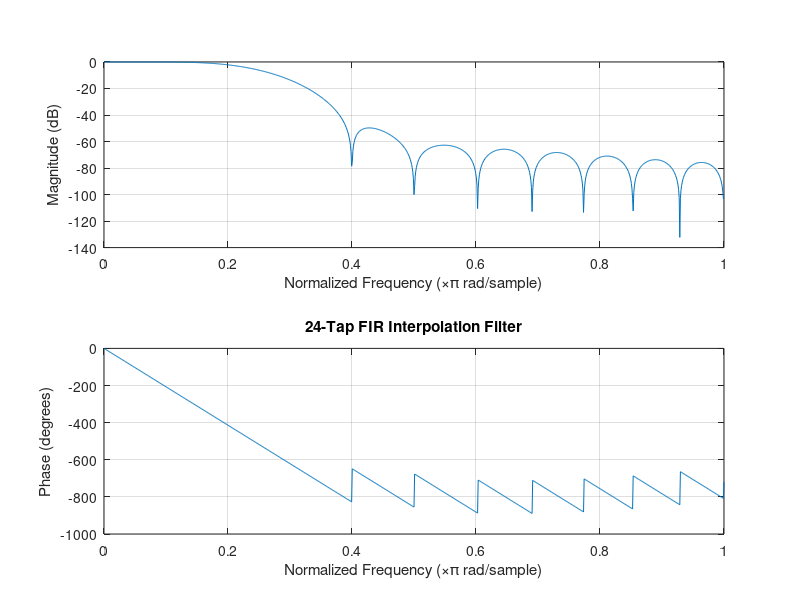
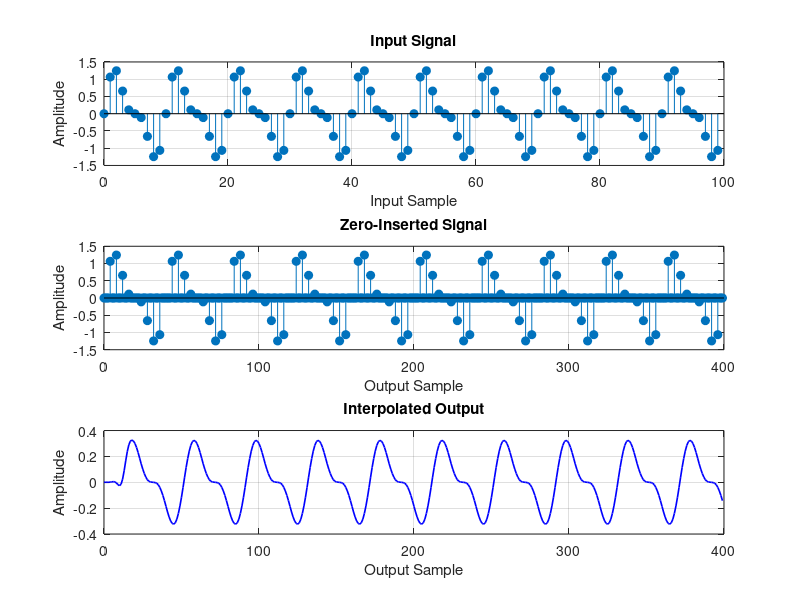
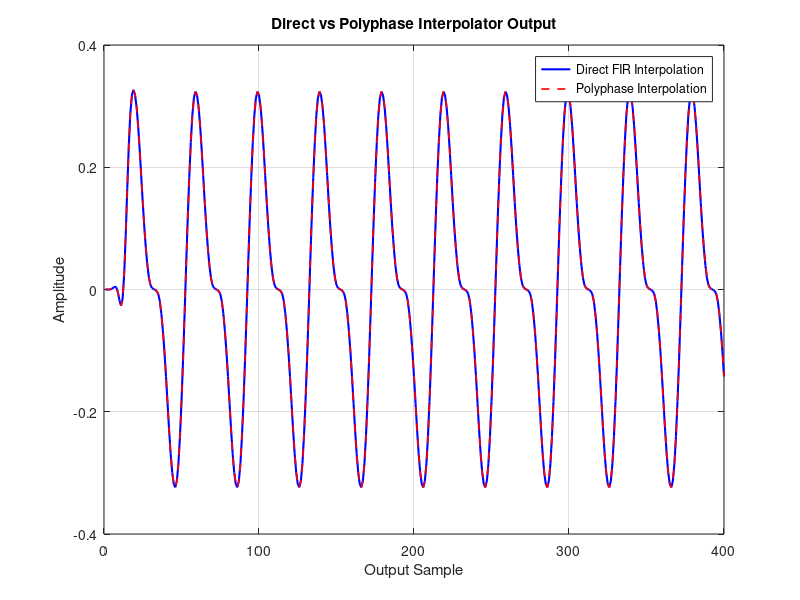
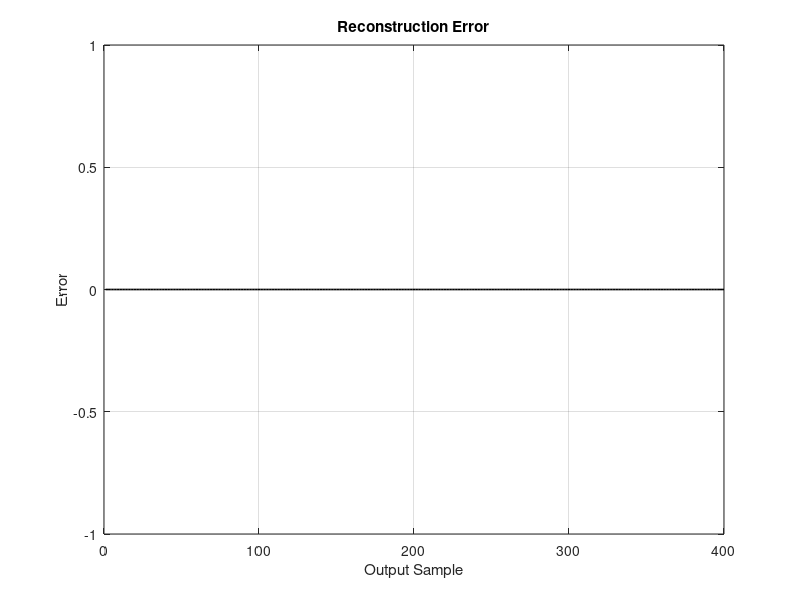

Reproduce these figures in MATLAB, in order.
%% POLYPHASE INTERPOLATOR DESIGN AND SIMULATION
% FIR Length = 24 taps
% Interpolation Factor = 4

clc;
clear;
close all;

%% 1. GIVEN PARAMETERS
N = 24;                 % FIR filter length
L = 4;                  % Interpolation factor
Fs = 1000;              % Input sampling frequency (Hz)
Fout = L*Fs;            % Output sampling frequency

%% 2. DESIGN 24-TAP INTERPOLATION FILTER
% Low-pass FIR filter
% Normalized cutoff frequency = 1/L = 0.25

h = fir1(N-1, 1/L, hamming(N));

fprintf('============================================\n');
fprintf('POLYPHASE INTERPOLATOR\n');
fprintf('============================================\n');
fprintf('FIR Length       = %d taps\n', N);
fprintf('Interpolation L  = %d\n', L);
fprintf('Input Fs         = %d Hz\n', Fs);
fprintf('Output Fs        = %d Hz\n\n', Fout);

fprintf('24 FIR Filter Coefficients:\n');
disp(h);

%% 3. POLYPHASE DECOMPOSITION
% Four phases, each containing 6 coefficients

E = zeros(L, N/L);

for k = 1:L
    E(k,:) = h(k:L:end);
end

fprintf('Polyphase Components:\n');
for k = 1:L
    fprintf('E%d = ', k-1);
    fprintf('%+.6f ', E(k,:));
    fprintf('\n');
end

fprintf('\nEach phase contains %d taps.\n\n', N/L);

%% 4. GENERATE TEST INPUT SIGNAL
n = 0:99;

% Input signal containing two frequencies
f1 = 100;       % Hz
f2 = 200;       % Hz

x = sin(2*pi*f1*n/Fs) + ...
    0.5*sin(2*pi*f2*n/Fs);

%% 5. CONVENTIONAL INTERPOLATION
% Insert L-1 = 3 zeros between input samples

x_up = zeros(1, L*length(x));
x_up(1:L:end) = x;

% Filter the zero-inserted signal
y_direct = filter(h, 1, x_up);

%% 6. POLYPHASE INTERPOLATION
% Filter input through each polyphase branch

phase_output = zeros(L, length(x));

for k = 1:L
    phase_output(k,:) = filter(E(k,:), 1, x);
end

% Interleave the phase outputs
y_poly = zeros(1, L*length(x));

for k = 1:L
    y_poly(k:L:end) = phase_output(k,:);
end

%% 7. OUTPUT RECONSTRUCTION VERIFICATION
% Compare direct and polyphase outputs

% Because of the phase convention used in the decomposition,
% find the best alignment between the two outputs.

correlation = xcorr(y_direct, y_poly);
[~, index] = max(abs(correlation));

lag = index - length(y_poly);

if lag > 0
    y_poly_aligned = [zeros(1,lag), y_poly];
    y_poly_aligned = y_poly_aligned(1:length(y_direct));
elseif lag < 0
    shift = abs(lag);
    y_poly_aligned = [y_poly(shift+1:end), ...
                      zeros(1,shift)];
    y_poly_aligned = y_poly_aligned(1:length(y_direct));
else
    y_poly_aligned = y_poly;
end

% Calculate error
minLength = min(length(y_direct), length(y_poly_aligned));

error_signal = y_direct(1:minLength) - ...
               y_poly_aligned(1:minLength);

max_error = max(abs(error_signal));
rms_error = sqrt(mean(error_signal.^2));

fprintf('============================================\n');
fprintf('OUTPUT VERIFICATION\n');
fprintf('============================================\n');
fprintf('Maximum absolute error = %.6e\n', max_error);
fprintf('RMS error              = %.6e\n\n', rms_error);

if max_error < 1e-10
    fprintf('RESULT: Polyphase output matches direct output.\n');
else
    fprintf('RESULT: Check phase alignment.\n');
end

%% 8. COMPUTATIONAL LOAD COMPARISON

% Direct implementation:
% 24 multiplications per output sample
% Output rate = 4*Fs
direct_mult_per_sec = N * L * Fs;

% Polyphase implementation:
% 4 phases x 6 multiplications per input sample
polyphase_mult_per_sec = N * Fs;

% Multiplication saving
saving_percent = ...
    (1 - polyphase_mult_per_sec/direct_mult_per_sec)*100;

efficiency_factor = ...
    direct_mult_per_sec/polyphase_mult_per_sec;

fprintf('\n============================================\n');
fprintf('COMPUTATIONAL LOAD COMPARISON\n');
fprintf('============================================\n');

fprintf('Direct implementation:\n');
fprintf('  Multiplications/input sample = %d\n', N*L);
fprintf('  Multiplications/second       = %d\n', ...
        direct_mult_per_sec);

fprintf('\nPolyphase implementation:\n');
fprintf('  Multiplications/input sample = %d\n', N);
fprintf('  Multiplications/second       = %d\n', ...
        polyphase_mult_per_sec);

fprintf('\nComputational saving = %.2f %%\n', saving_percent);
fprintf('Efficiency improvement = %.2f times\n', efficiency_factor);

%% 9. FILTER FREQUENCY RESPONSE

figure;

freqz(h,1,1024);
title('24-Tap FIR Interpolation Filter');

%% 10. INPUT AND OUTPUT SIGNALS

figure;

subplot(3,1,1);
stem(n, x, 'filled');
grid on;
title('Input Signal');
xlabel('Input Sample');
ylabel('Amplitude');

subplot(3,1,2);
stem(0:length(x_up)-1, x_up, 'filled');
grid on;
title('Zero-Inserted Signal');
xlabel('Output Sample');
ylabel('Amplitude');

subplot(3,1,3);
plot(0:length(y_direct)-1, y_direct, 'b', ...
     'LineWidth', 1.2);
grid on;
title('Interpolated Output');
xlabel('Output Sample');
ylabel('Amplitude');

%% 11. DIRECT VS POLYPHASE OUTPUT

figure;

plot(y_direct, 'b', 'LineWidth', 1.5);
hold on;
plot(y_poly_aligned, '--r', 'LineWidth', 1.2);

grid on;
xlabel('Output Sample');
ylabel('Amplitude');
title('Direct vs Polyphase Interpolator Output');
legend('Direct FIR Interpolation', ...
       'Polyphase Interpolation');

%% 12. RECONSTRUCTION ERROR

figure;

plot(error_signal, 'k', 'LineWidth', 1.2);
grid on;
xlabel('Output Sample');
ylabel('Error');
title('Reconstruction Error');

%% 13. SPECTRUM COMPARISON

figure;

subplot(2,1,1);
pwelch(x, [], [], [], Fs);
title('Input Signal Spectrum');

subplot(2,1,2);
pwelch(y_direct, [], [], [], Fout);
title('Interpolated Output Spectrum');

%% 14. FINAL SUMMARY

fprintf('\n============================================\n');
fprintf('FINAL SUMMARY\n');
fprintf('============================================\n');
fprintf('FIR filter length       : %d taps\n', N);
fprintf('Interpolation factor    : %d\n', L);
fprintf('Polyphase branches      : %d\n', L);
fprintf('Taps per branch         : %d\n', N/L);
fprintf('Input sampling rate     : %d Hz\n', Fs);
fprintf('Output sampling rate    : %d Hz\n', Fout);
fprintf('Direct multiplications  : %d / sec\n', ...
        direct_mult_per_sec);
fprintf('Polyphase multiplications: %d / sec\n', ...
        polyphase_mult_per_sec);
fprintf('Computational saving    : %.2f %%\n', saving_percent);
fprintf('Efficiency improvement  : %.2fx\n', efficiency_factor);
fprintf('Maximum reconstruction error: %.6e\n', max_error);

fprintf('\nConclusion:\n');
fprintf(['Polyphase interpolation eliminates unnecessary ', ...
         'operations on inserted zero samples. ']);
fprintf(['For L = 4 and a 24-tap FIR filter, the ', ...
         'computational load is reduced by 75%%.\n']);
